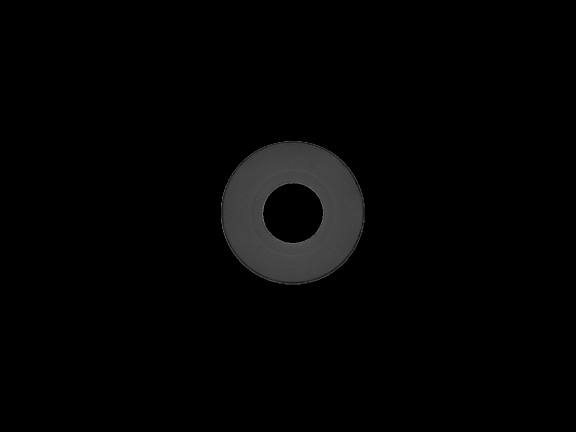
#> input picture app/scripts/cladding.png, 1152 x 864 px (shown at 1/2 size)
$ python fiber_locator.py
#> lines starting #> are read from the running program, lines starting #| are printed output that depends on the picture; after the words box and inside, x2 and y2 are one past the last pixel; in counts of white or black regions, pixels touching at a corner belong together
#!/usr/bin/env python3
"""
Fiber Locator Module
Detects fiber cladding and core using Hough circles and intensity analysis
"""
import cv2
import numpy as np
import os
from pathlib import Path


def load_image(image_path):
    """
    Load and validate image from file path

    Args:
        image_path: Path to image file

    Returns:
        Loaded image or None if failed
    """
    if not image_path:
        print("Error: No image path provided")
        return None

    # Convert to string if Path object
    image_path = str(image_path)

    # Check if file exists
    if not os.path.exists(image_path):
        print(f"Error: File '{image_path}' not found")
        return None

    # Check file extension
    valid_extensions = {'.jpg', '.jpeg', '.png', '.bmp', '.tiff', '.tif'}
    file_ext = Path(image_path).suffix.lower()

    if file_ext not in valid_extensions:
        print(f"Warning: '{file_ext}' may not be a supported image format")

    try:
        # Load image
        image = cv2.imread(image_path)

        if image is None:
            print(f"Error: Could not load image from '{image_path}'")
            return None

        print(f"Successfully loaded image: {image.shape[1]}x{image.shape[0]} pixels")
        return image

    except Exception as e:
        print(f"Error loading image: {e}")
        return None


def find_cladding(image):
    """
    Find fiber cladding using HoughCircles
    Returns: (center_x, center_y), radius
    """
    if image is None or image.size == 0:
        return None, None

    # Convert to grayscale if needed
    if len(image.shape) == 3:
        image = cv2.cvtColor(image, cv2.COLOR_BGR2GRAY)

    h, w = image.shape[:2]
    min_radius = int(min(h, w) * 0.1)
    max_radius = int(min(h, w) * 0.45)

    # Ensure minimum radius is reasonable
    min_radius = max(min_radius, 10)

    # Apply Gaussian blur to reduce noise
    blurred = cv2.GaussianBlur(image, (5, 5), 1)

    # Detect circles using HoughCircles
    circles = cv2.HoughCircles(
        blurred,
        cv2.HOUGH_GRADIENT,
        dp=1.2,
        minDist=int(min(h, w) * 0.15),
        param1=70,
        param2=35,
        minRadius=min_radius,
        maxRadius=max_radius
    )

    if circles is not None:
        circles = np.round(circles[0, :]).astype("int")
        if len(circles) > 0:
            x, y, r = circles[0]  # Take the first (strongest) circle
            # Validate circle is within image bounds
            if (x - r >= 0 and x + r < w and
                y - r >= 0 and y + r < h):
                return (x, y), r

    # Fallback: Use contours
    try:
        edges = cv2.Canny(blurred, 50, 150)
        contours, _ = cv2.findContours(edges, cv2.RETR_EXTERNAL, cv2.CHAIN_APPROX_SIMPLE)

        if contours:
            # Find largest contour
            largest = max(contours, key=cv2.contourArea)
            if len(largest) >= 5:
                (x, y), radius = cv2.minEnclosingCircle(largest)
                x, y, radius = int(x), int(y), int(radius)
                # Validate circle is within reasonable bounds
                if (radius >= min_radius and radius <= max_radius and
                    x - radius >= 0 and x + radius < w and
                    y - radius >= 0 and y + radius < h):
                    return (x, y), radius
    except Exception as e:
        print(f"Warning: Contour fallback failed: {e}")

    return None, None


def find_core(image, cladding_center, cladding_radius):
    """
    Find fiber core using intensity analysis
    Returns: (center_x, center_y), radius
    """
    if cladding_center is None or cladding_radius is None:
        return None, None

    if image is None or image.size == 0:
        return None, None

    # Convert to grayscale if needed
    if len(image.shape) == 3:
        image = cv2.cvtColor(image, cv2.COLOR_BGR2GRAY)

    cx, cy = cladding_center
    h, w = image.shape[:2]

    # Validate cladding center is within image bounds
    if cx < 0 or cx >= w or cy < 0 or cy >= h:
        return None, None

    # Create mask for core search area (inner 30% of cladding)
    mask = np.zeros(image.shape[:2], dtype=np.uint8)
    search_radius = max(int(cladding_radius * 0.3), 5)  # Ensure minimum search radius
    cv2.circle(mask, (cx, cy), search_radius, (255,), -1)

    # Apply Gaussian blur to reduce noise
    blurred = cv2.GaussianBlur(image, (5, 5), 1)

    # Intensity-based detection: analyze radial profile
    max_radius = min(search_radius, min(cx, cy, w-cx, h-cy))  # Stay within bounds
    best_radius = 0
    max_gradient = 0

    for r in range(3, max_radius, 2):
        try:
            # Create ring mask
            ring_mask = np.zeros_like(mask)
            cv2.circle(ring_mask, (cx, cy), r + 2, (255,), -1)
            cv2.circle(ring_mask, (cx, cy), max(r-1, 0), (0,), -1)

            # Calculate mean intensity in ring
            ring_pixels = blurred[ring_mask > 0]
            if len(ring_pixels) > 10:
                inner_mask = np.zeros_like(mask)
                cv2.circle(inner_mask, (cx, cy), r, (255,), -1)
                inner_pixels = blurred[inner_mask > 0]

                if len(inner_pixels) > 10:
                    # Gradient between inner and ring
                    gradient = abs(np.mean(inner_pixels) - np.mean(ring_pixels))
                    if gradient > max_gradient:
                        max_gradient = gradient
                        best_radius = r
        except Exception:
            continue

    # Validate detected radius
    if best_radius > 3 and best_radius < cladding_radius * 0.15:
        return cladding_center, best_radius

    # Fallback: Use typical ratio (9µm core in 125µm cladding)
    fallback_radius = max(int(cladding_radius * 0.072), 3)
    return cladding_center, fallback_radius


def locate_fiber(image):
    """
    Complete fiber localization
    Returns: dict with cladding and core parameters
    """
    if image is None:
        print("Error: Input image is None")
        return None

    if image.size == 0:
        print("Error: Input image is empty")
        return None

    try:
        cladding_center, cladding_radius = find_cladding(image)

        if cladding_center is None:
            print("Warning: Could not locate fiber cladding")
            return None

        core_center, core_radius = find_core(image, cladding_center, cladding_radius)

        return {
            'cladding_center': cladding_center,
            'cladding_radius': cladding_radius,
            'core_center': core_center if core_center else cladding_center,
            'core_radius': core_radius if core_radius else max(int((cladding_radius or 0) * 0.072), 3)
        }
    except Exception as e:
        print(f"Error in fiber localization: {e}")
        return None


def locate_fiber_from_file(image_path):
    """
    Load image from file and perform fiber localization

    Args:
        image_path: Path to image file

    Returns:
        dict with fiber parameters or None if failed
    """
    image = load_image(image_path)
    if image is None:
        return None

    return locate_fiber(image)


def display_results(image, result, window_name="Fiber Localization"):
    """
    Display fiber localization results

    Args:
        image: Original image
        result: Localization result dictionary
        window_name: Window title
    """
    if image is None or result is None:
        print("Cannot display: missing image or results")
        return

    # Create visualization
    vis_img = image.copy()
    if len(vis_img.shape) == 2:  # Convert grayscale to BGR
        vis_img = cv2.cvtColor(vis_img, cv2.COLOR_GRAY2BGR)

    # Draw cladding circle
    cv2.circle(vis_img, result['cladding_center'], result['cladding_radius'], (0, 255, 0), 2)
    cv2.putText(vis_img, "Cladding",
                (result['cladding_center'][0] + result['cladding_radius'] + 5,
                 result['cladding_center'][1]),
                cv2.FONT_HERSHEY_SIMPLEX, 0.6, (0, 255, 0), 2)

    # Draw core circle
    cv2.circle(vis_img, result['core_center'], result['core_radius'], (0, 0, 255), 2)
    cv2.putText(vis_img, "Core",
                (result['core_center'][0] + result['core_radius'] + 5,
                 result['core_center'][1] + 20),
                cv2.FONT_HERSHEY_SIMPLEX, 0.6, (0, 0, 255), 2)

    # Resize if image is too large
    h, w = vis_img.shape[:2]
    max_display_size = 800
    if max(h, w) > max_display_size:
        scale = max_display_size / max(h, w)
        new_w, new_h = int(w * scale), int(h * scale)
        vis_img = cv2.resize(vis_img, (new_w, new_h))

    cv2.imshow(window_name, vis_img)
    print("Press any key to close the window...")
    cv2.waitKey(0)
    cv2.destroyAllWindows()


def main():
    """
    Main function with interactive image loading
    """
    print("Fiber Locator - Interactive Mode")
    print("=" * 40)

    while True:
        print("\nOptions:")
        print("1. Load image from file path")
        print("2. Run test with synthetic image")
        print("3. Exit")

        choice = input("\nEnter your choice (1-3): ").strip()
#> the answer given: 1

        if choice == '1':
            image_path = input("Enter the path to your fiber image: ").strip()
#> the answer given: ../app/scripts/cladding.png
            # Remove quotes if present
            image_path = image_path.strip('"').strip("'")

            # Load and analyze image
            image = load_image(image_path)
#> in load_image, image is the input picture: shape (864, 1152, 3); min 0, max 127, mean 3.6
#| Successfully loaded image: 1152x864 pixels
            if image is not None:
                print("Analyzing fiber...")
                result = locate_fiber(image)
#> in find_cladding, `circles = cv2.HoughCircles( blurred, cv2.HOUGH_GRADIENT, dp=1.2, minDi..`: circles = [[587.4, 426.6, 142.4]]
#> in find_cladding, `circles = np.round(circles[0, :]).astype("int")`: circles = [[587, 427, 142]]
#> in find_cladding, `x, y, r = circles[0]`: x = 587; y = 427; r = 142
#> in locate_fiber, `cladding_center, cladding_radius = find_cladding(image)`: cladding_center = (587, 427); cladding_radius = 142
#> in find_core, `cx, cy = cladding_center`: cx = 587; cy = 427
#> in find_core, `search_radius = max(int(cladding_radius * 0.3), 5)`: search_radius = 42
#> in find_core, `cv2.circle(mask, (cx, cy), search_radius, (255,), -1)`:
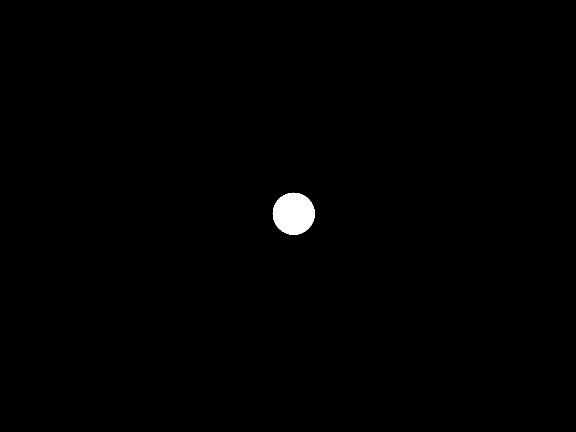
#> mask: shape (864, 1152) (shown at 1/2 size); 0.56% white; 1 white region, box (x1, y1, x2, y2) and area: (545, 385, 630, 470) 5525
#> after the loop in find_core, `for r in range(3, max_radius, 2):`: inner_mask: shape (864, 1152); 0.53% white; 1 white region, box (x1, y1, x2, y2) and area: (546, 386, 629, 469) 5261
#> after the loop in find_core, `for r in range(3, max_radius, 2):`:
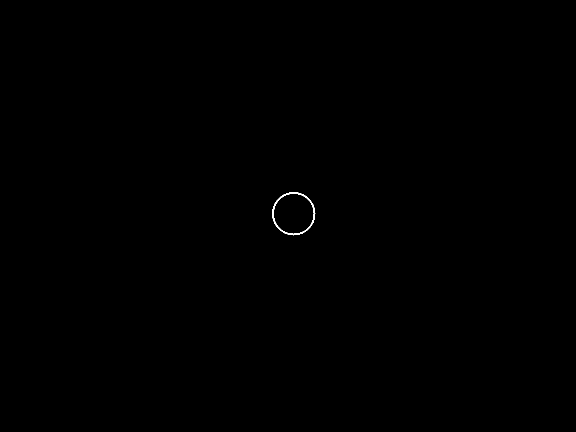
#> ring_mask: shape (864, 1152) (shown at 1/2 size); 0.08% white in thin lines or dots, all inside (x1, y1, x2, y2) = (544, 384, 631, 471)
#> after the loop in find_core, `for r in range(3, max_radius, 2):`: best_radius = 0
#> in find_core, `fallback_radius = max(int(cladding_radius * 0.072), 3)`: fallback_radius = 10
#> in locate_fiber, `core_center, core_radius = find_core(image, cladding_center, cladding_..`: core_center = (587, 427); core_radius = 10
#> result = {'cladding_center': (587, 427), 'cladding_radius': 142, 'core_center': (587, 427), 'core_radius': 10}

                if result:
                    print(f"\nResults:")
                    print(f"Cladding: center={result['cladding_center']}, radius={result['cladding_radius']}")
#| Cladding: center=(587, 427), radius=142
                    print(f"Core: center={result['core_center']}, radius={result['core_radius']}")
#| Core: center=(587, 427), radius=10

                    # Ask if user wants to display results
                    show = input("Display results? (y/n): ").strip().lower()
#> the answer given: y
                    if show in ['y', 'yes']:
                        display_results(image, result)
#> in display_results, `cv2.putText(vis_img, "Cladding", (result['cladding_center'][0] + resul..`:
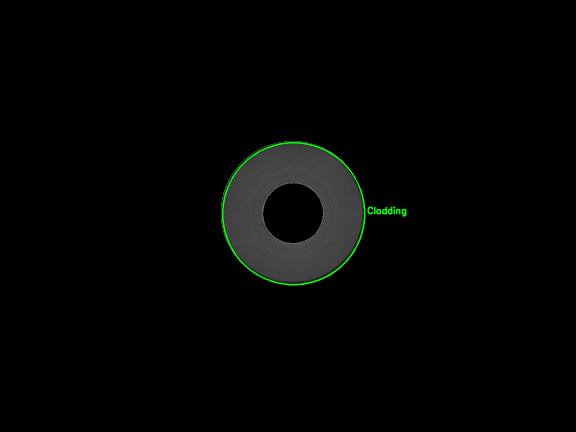
#> vis_img: shape (864, 1152, 3) (shown at 1/2 size); mean B, G, R 3.5, 4.4, 3.5
#> in display_results, `cv2.circle(vis_img, result['core_center'], result['core_radius'], (0, ..`: vis_img: shape (864, 1152, 3); 0.02% of pixels changed, all inside (x1, y1, x2, y2) = (576, 416, 599, 439)
#> in display_results, `cv2.putText(vis_img, "Core", (result['core_center'][0] + result['core_..`: vis_img: shape (864, 1152, 3); mean B, G, R 3.5, 4.4, 3.7
#> in display_results, `vis_img = cv2.resize(vis_img, (new_w, new_h))`:
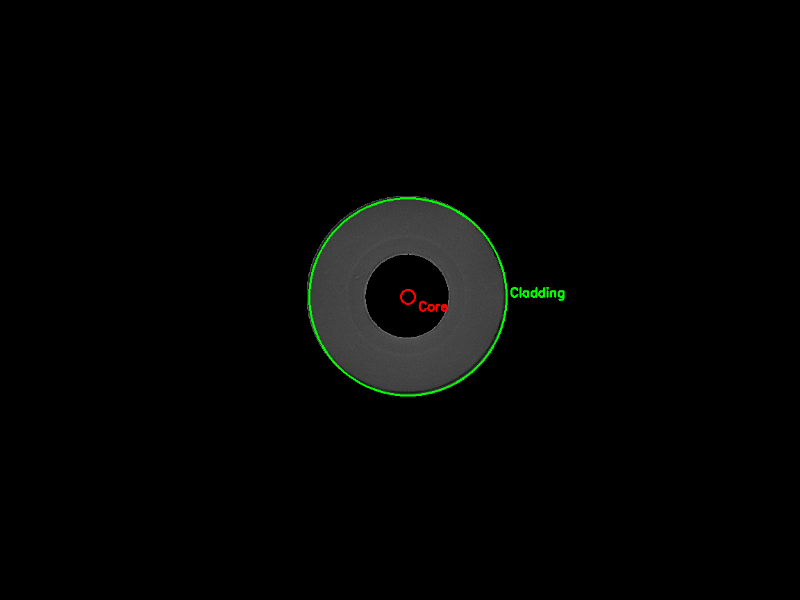
#> vis_img: shape (600, 800, 3); mean B, G, R 3.5, 4.3, 3.6
                else:
                    print("Failed to locate fiber in the image")

        elif choice == '2':
            print("Running test with synthetic image...")
            try:
                # Create test image
                test_img = np.zeros((200, 200), dtype=np.uint8)
                cv2.circle(test_img, (100, 100), 80, (200,), -1)  # Cladding
                cv2.circle(test_img, (100, 100), 8, (100,), -1)   # Core

                # Test localization
                result = locate_fiber(test_img)
                if result:
                    print(f"Cladding: center={result['cladding_center']}, radius={result['cladding_radius']}")
                    print(f"Core: center={result['core_center']}, radius={result['core_radius']}")

                    # Display results
                    display_results(test_img, result, "Test - Fiber Localization")
                    print("Test completed successfully")
                else:
                    print("Failed to locate fiber")
            except Exception as e:
                print(f"Test failed with error: {e}")

        elif choice == '3':
            print("Goodbye!")
            break

        else:
            print("Invalid choice. Please enter 1, 2, or 3.")
#> pass 2 of the loop in main, `while True:`:
#> the answer given: 1
#> the answer given: ../app/scripts/core.png
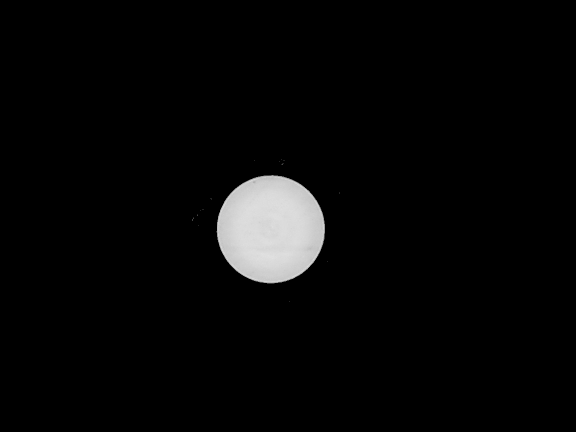
#> input picture app/scripts/core.png, 1152 x 864 px (shown at 1/2 size)
#> in load_image, image is the input picture: shape (864, 1152, 3); min 0, max 230, mean 7.7
#| Successfully loaded image: 1152x864 pixels
#> image: shape (864, 1152)
#> cx = 542; cy = 458
#> search_radius = 32
#> in find_core (call 2), `cv2.circle(mask, (cx, cy), search_radius, (255,), -1)`:
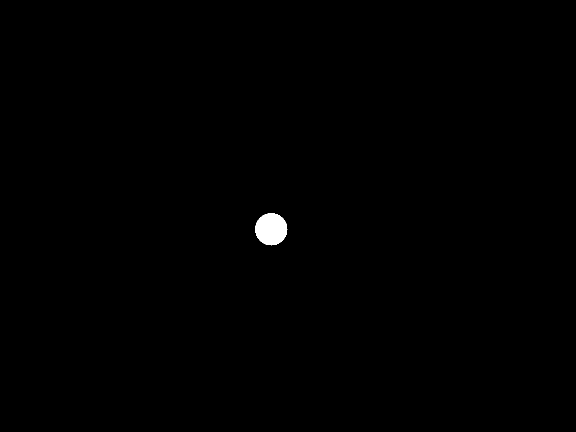
#> mask: shape (864, 1152) (shown at 1/2 size); 0.32% white; 1 white region, box (x1, y1, x2, y2) and area: (510, 426, 575, 491) 3209
#> the loop in find_core (call 2), `for r in range(3, max_radius, 2):` made 15 passes
#> (gradient, max_gradient) on passes 1, 10, 11, 12: (1.3, 1.3), (1.57, 1.57), (2.12, 2.12), (2.24, 2.24)
#> after the loop in find_core (call 2), `for r in range(3, max_radius, 2):`: best_radius = 25; max_gradient = 2.24
#> fallback_radius = 7
#> result = {'cladding_center': (542, 458), 'cladding_radius': 107, 'core_center': (542, 458), 'core_radius': 7}
#| Cladding: center=(542, 458), radius=107
#| Core: center=(542, 458), radius=7
#> the answer given: y
#> in display_results (call 2), `vis_img = cv2.resize(vis_img, (new_w, new_h))`:
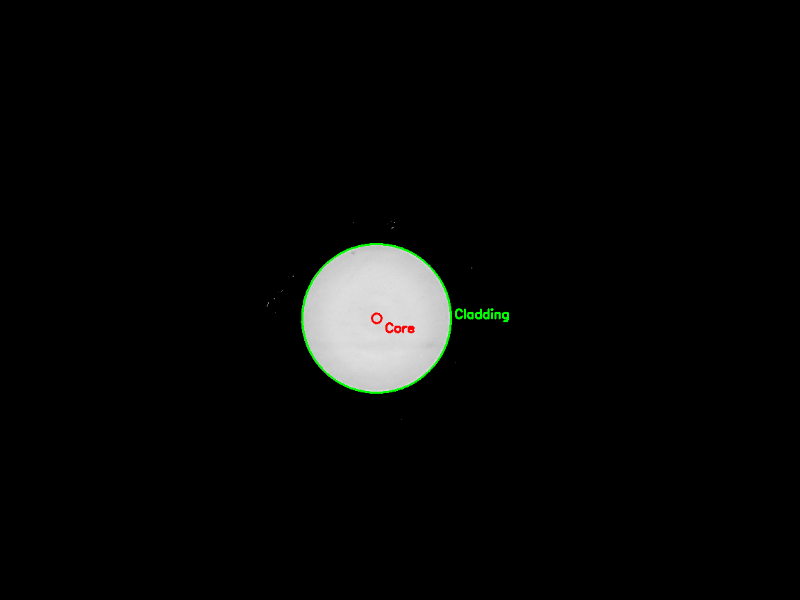
#> vis_img: shape (600, 800, 3); mean B, G, R 7.3, 8, 7.5


# Test function (for when imported as module)
if __name__ == "__main__":
#> (the run stopped early here; a loop or call above may not have finished)
